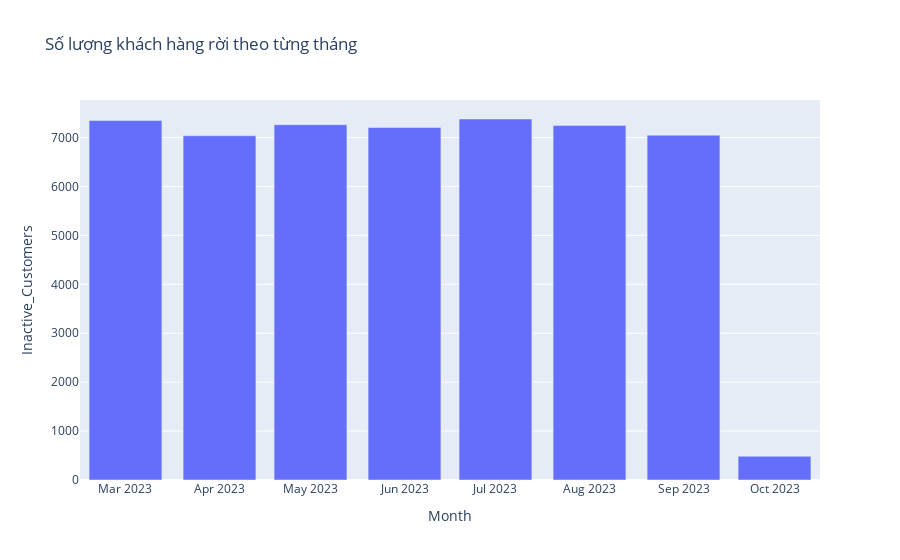

Notebook cell for this chart:
### Code cell
# Chuyển đổi cột 'Date' thành định dạng datetime
orders_df['Date'] = pd.to_datetime(orders_df['Date'])

# Tính toán ngày mua hàng cuối cùng của mỗi khách hàng
last_purchase_date = orders_df.groupby('Customer_ID')['Date'].max().reset_index()
last_purchase_date.columns = ['Customer_ID', 'Last_Purchase_Date']

# Xác định ngày mốc là 1/1/2024
reference_date = datetime(2024, 1, 1)

# Xác định những khách hàng có ngày mua hàng cuối cùng cách đây hơn 3 tháng
inactive_customers = last_purchase_date[last_purchase_date['Last_Purchase_Date'] < (reference_date - timedelta(days=90))]

# Thêm cột 'Month' để xác định tháng của ngày mua hàng cuối cùng
inactive_customers.loc[:, 'Month'] = inactive_customers['Last_Purchase_Date'].dt.to_period('M').astype(str)

# Đếm số lượng khách hàng rời theo từng tháng
monthly_inactive_counts = inactive_customers['Month'].value_counts().reset_index()
monthly_inactive_counts.columns = ['Month', 'Inactive_Customers']

# Vẽ biểu đồ thể hiện số lượng khách hàng rời theo từng tháng
graph = px.bar(monthly_inactive_counts, x='Month', y='Inactive_Customers', title='Số lượng khách hàng rời theo từng tháng')
graph.show()

### Figure 1 — Plotly figure (JSON) as saved in the notebook; plotly's stock layout.template omitted (floating-point values rounded to 4 significant figures)
{"data": [{"alignmentgroup": "True", "hovertemplate": "Month=%{x}<br>Inactive_Customers=%{y}<extra></extra>", "legendgroup": "", "marker": {"color": "#636efa", "pattern": {"shape": ""}}, "name": "", "offsetgroup": "", "orientation": "v", "showlegend": false, "textposition": "auto", "type": "bar", "x": ["2023-07", "2023-03", "2023-05", "2023-08", "2023-06", "2023-09", "2023-04", "2023-10"], "xaxis": "x", "y": [7379, 7348, 7262, 7245, 7205, 7049, 7036, 485], "yaxis": "y"}], "layout": {"barmode": "relative", "legend": {"tracegroupgap": 0}, "title": {"text": "Số lượng khách hàng rời theo từng tháng"}, "xaxis": {"anchor": "y", "domain": [0, 1], "title": {"text": "Month"}}, "yaxis": {"anchor": "x", "domain": [0, 1], "title": {"text": "Inactive_Customers"}}}}
